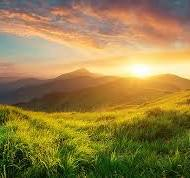
#> input picture pythonProject1/phongcanh.png, 190 x 178 px
$ python buoi2.py   (older library calls are emulated)
#> lines starting #> are read from the running program, lines starting #| are printed output that depends on the picture
import cv2
import numpy as np
import matplotlib.pyplot as plt

# Load the image in grayscale
image = cv2.imread('phongcanh.png', cv2.IMREAD_GRAYSCALE)
#> image: shape (178, 190); min 0, max 255, mean 128.2

# Apply Sobel operator
sobel_x = cv2.Sobel(image, cv2.CV_64F, 1, 0, ksize=3)
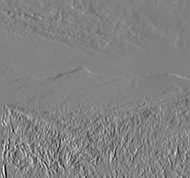
#> sobel_x: shape (178, 190) float64; min -527, max 513, mean 0.8; drawn with min black and max white
sobel_y = cv2.Sobel(image, cv2.CV_64F, 0, 1, ksize=3)
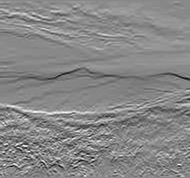
#> sobel_y: shape (178, 190) float64; min -422, max 367, mean -2.1; drawn with min black and max white
sobel = cv2.magnitude(sobel_x, sobel_y)
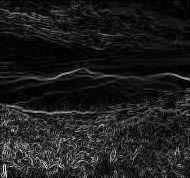
#> sobel: shape (178, 190) float64; min 0, max 528.9, mean 62.6; drawn with min black and max white
sobel = np.uint8(sobel)
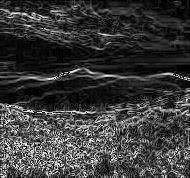
#> sobel: shape (178, 190); min 0, max 255, mean 58.3

# Apply Laplacian of Gaussian (LoG)
blurred = cv2.GaussianBlur(image, (3, 3), 0)
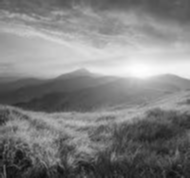
#> blurred: shape (178, 190); min 12, max 254, mean 128.3
log = cv2.Laplacian(blurred, cv2.CV_64F)
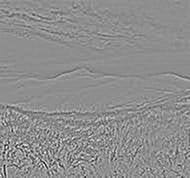
#> log: shape (178, 190) float64; min -82, max 65, mean 0; drawn with min black and max white
log = np.uint8(np.absolute(log))
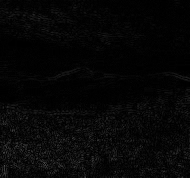
#> log: shape (178, 190); min 0, max 82, mean 6.3

# Display the results
titles = ['Original Image', 'Sobel Edge Detection', 'LoG Edge Detection']
images = [image, sobel, log]

plt.figure(figsize=(12, 4))
for i in range(3):
    plt.subplot(1, 3, i + 1)
    plt.imshow(images[i], cmap='gray')
    plt.title(titles[i])
    plt.axis('off')

plt.tight_layout()
plt.show()

$ run again, with pythonProject1/xquang.png copied over pythonProject1/phongcanh.png
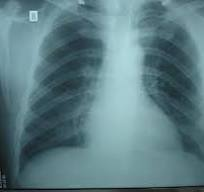
#> input picture pythonProject1/xquang.png, 204 x 192 px
#> `sobel_y = cv2.Sobel(image, cv2.CV_64F, 0, 1, ksize=3)`:
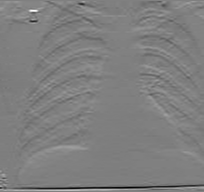
#> sobel_y: shape (192, 204) float64; min -496, max 492, mean -2.8; drawn with min black and max white
#> `log = np.uint8(np.absolute(log))`:
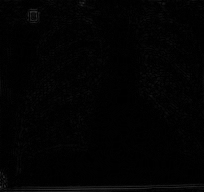
#> log: shape (192, 204); min 0, max 55, mean 2.6
